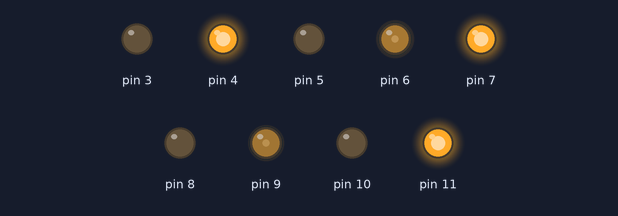
The sketch below on a simulated Arduino Uno, built with avr-gcc and run on an emulated ATmega328P. Shown: output pins drawn as LEDs (lit = HIGH).

Above: at 0.05 s.
At 1.95 s:
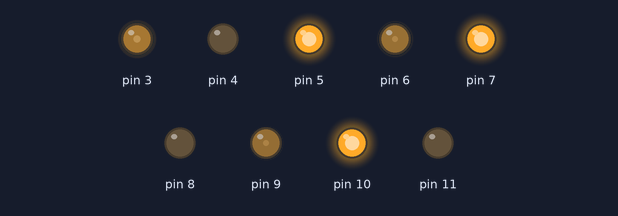
At 2.95 s:
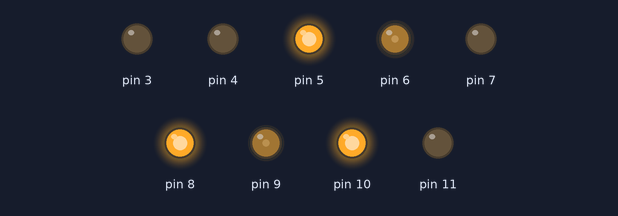
At 3.95 s:
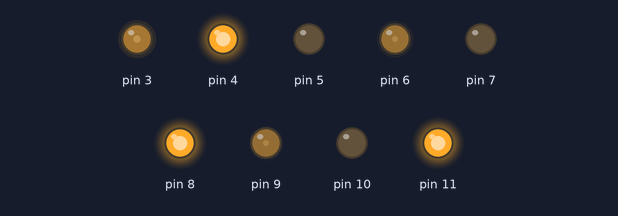
Timing chart, 0 to 5.2 s (numbered marks = the images above):
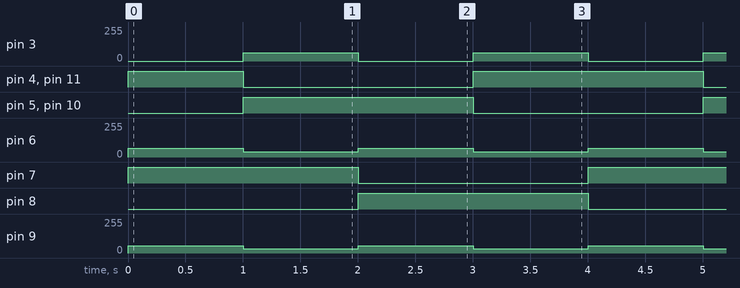

Measured:
- by itself, pin 3: alternates 63/255 for 1.0 s and 0/255 for 1.0 s
- by itself, pin 4, pin 11: repeats every 4.0 s: LOW 2.0 s, HIGH 2.0 s
- by itself, pin 5, pin 7, pin 8, pin 10: alternates HIGH for 2.0 s and LOW for 2.0 s
- by itself, pin 6: alternates 66/255 for 1.0 s and 38/255 for 1.0 s
- by itself, pin 9: alternates 55/255 for 1.0 s and 31/255 for 1.0 s

The sketch:

HolonomicDriveTest.ino
```cpp
#include <sMotor.h>

  sMotor motorA(4,5,3,99,99,0,0);
  sMotor motorB(7,8,6,99,99,120,.2);
  sMotor motorC(10,11,9,99,99,-120,0);

void setup()
{


}

void loop()
{
  int vel = 64;
  drive(vel,0);
  delay(1000);
  drive(vel,90);
  delay(1000);
  drive(vel,180);
  delay(1000);
  drive(vel,-90);
  delay(1000);
}

void drive(double velocity, double angle)
{
   angle*=0.01745;
   motorA.setVelocity(velocity*sin(angle-motorA.thetaMotor));
   motorB.setVelocity(velocity*sin(angle-motorB.thetaMotor));
   motorC.setVelocity(velocity*sin(angle-motorC.thetaMotor));
}
```
